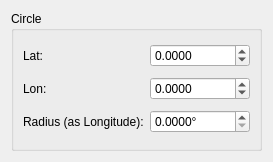
<?xml version="1.0" encoding="UTF-8"?>
<ui version="4.0">
 <class>CircleWidget</class>
 <widget class="QWidget" name="CircleWidget">
  <property name="geometry">
   <rect>
    <x>0</x>
    <y>0</y>
    <width>269</width>
    <height>162</height>
   </rect>
  </property>
  <property name="windowTitle">
   <string>Form</string>
  </property>
  <layout class="QVBoxLayout" name="verticalLayout">
   <item>
    <widget class="QGroupBox" name="groupBox">
     <property name="title">
      <string>Circle</string>
     </property>
     <layout class="QGridLayout" name="gridLayout">
      <item row="0" column="0">
       <widget class="QLabel" name="label_2">
        <property name="text">
         <string>Lat:</string>
        </property>
       </widget>
      </item>
      <item row="0" column="1">
       <widget class="QDoubleSpinBox" name="latitude">
        <property name="minimumSize">
         <size>
          <width>100</width>
          <height>0</height>
         </size>
        </property>
        <property name="decimals">
         <number>4</number>
        </property>
        <property name="minimum">
         <double>-90.000000000000000</double>
        </property>
        <property name="maximum">
         <double>90.000000000000000</double>
        </property>
       </widget>
      </item>
      <item row="1" column="0">
       <widget class="QLabel" name="label_3">
        <property name="text">
         <string>Lon:</string>
        </property>
       </widget>
      </item>
      <item row="1" column="1">
       <widget class="QDoubleSpinBox" name="longitude">
        <property name="minimumSize">
         <size>
          <width>100</width>
          <height>0</height>
         </size>
        </property>
        <property name="decimals">
         <number>4</number>
        </property>
        <property name="minimum">
         <double>-180.000000000000000</double>
        </property>
        <property name="maximum">
         <double>180.000000000000000</double>
        </property>
       </widget>
      </item>
      <item row="2" column="0">
       <widget class="QLabel" name="label">
        <property name="text">
         <string>Radius (as Longitude):</string>
        </property>
       </widget>
      </item>
      <item row="2" column="1">
       <widget class="QDoubleSpinBox" name="radius">
        <property name="minimumSize">
         <size>
          <width>100</width>
          <height>0</height>
         </size>
        </property>
        <property name="suffix">
         <string>°</string>
        </property>
        <property name="decimals">
         <number>4</number>
        </property>
        <property name="minimum">
         <double>0.000000000000000</double>
        </property>
        <property name="maximum">
         <double>180.000000000000000</double>
        </property>
       </widget>
      </item>
     </layout>
    </widget>
   </item>
  </layout>
 </widget>
 <resources/>
 <connections/>
</ui>
